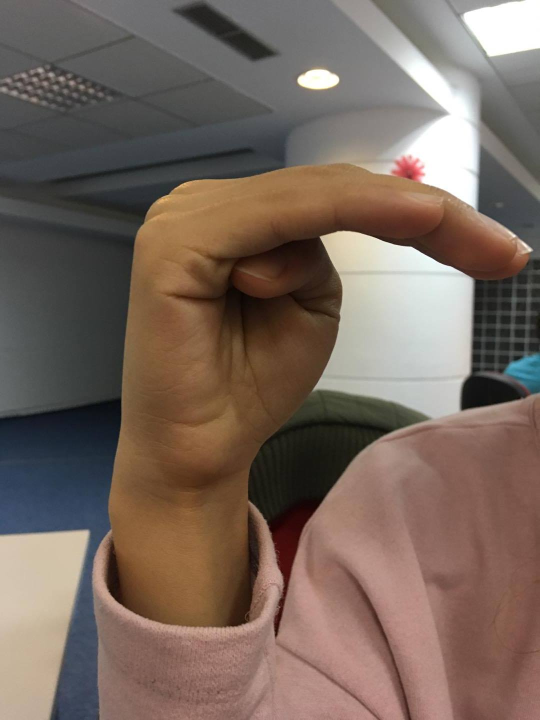
//> input picture br/90.jpg, 1080 x 1440 px, given in place of the camera (shown at 1/2 size)
$ ./_fingers_y   (built with g++ and OpenCV 4)
//> lines starting //> are read from the running program, lines starting //| are printed output that depends on the picture; after the words box and inside, x2 and y2 are one past the last pixel; in counts of white or black regions, pixels touching at a corner belong together
#include "opencv2/imgproc/imgproc.hpp"
#include <opencv2/highgui/highgui.hpp>
#include <iostream>

using namespace cv;
using namespace std;

int main(int argc, const char** argv)
{
	VideoCapture cam(0);
	if (!cam.isOpened()) {
		cout << "ERROR not opened " << endl;
		return -1;
	}
	Mat img;
	Mat img_threshold;
	Mat img_gray;
	Mat img_roi;
	namedWindow("Original_image", CV_WINDOW_AUTOSIZE);
	namedWindow("Gray_image", CV_WINDOW_AUTOSIZE);
	namedWindow("Thresholded_image", CV_WINDOW_AUTOSIZE);
	namedWindow("ROI", CV_WINDOW_AUTOSIZE);
	char a[40];
	int count = 0;
	while (1) {
		bool b = cam.read(img);
//> img is the input picture: 1440 rows x 1080 cols, CV_8UC3; mean B, G, R 93.1, 103, 119.9
		if (!b) {
			cout << "ERROR : cannot read" << endl;
			return -1;
		}
		Rect roi(340, 100, 270, 270);
		img_roi = img(roi);
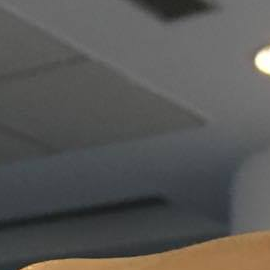
//> img_roi: 270 rows x 270 cols, CV_8UC3; mean B, G, R 84.5, 86.7, 88
		cvtColor(img_roi, img_gray, CV_RGB2GRAY);
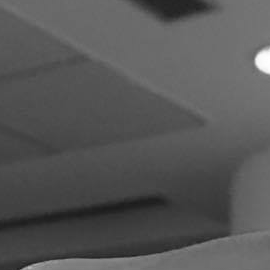
//> img_gray: 270 rows x 270 cols, CV_8UC1; min 27, max 254, mean 86.1

		GaussianBlur(img_gray, img_gray, Size(19, 19), 0.0, 0);
		threshold(img_gray, img_threshold, 0, 255, THRESH_BINARY_INV + THRESH_OTSU);
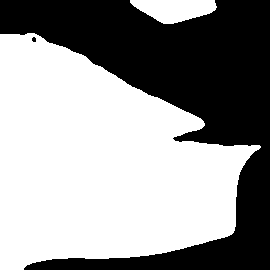
//> img_threshold: 270 rows x 270 cols, CV_8UC1; 58.9% white; 2 black regions (1 under 20 px)

		vector<vector<Point> >contours;
		vector<Vec4i>hierarchy;
		findContours(img_threshold, contours, hierarchy, CV_RETR_EXTERNAL, CV_CHAIN_APPROX_SIMPLE, Point());
//> contours = 2 contours; box (x1, y1, x2, y2) and area: (0, 33, 261, 270) 41072, (130, 0, 217, 24) 1370
		if (contours.size() > 0) {
			size_t indexOfBiggestContour = -1;
			size_t sizeOfBiggestContour = 0;

			for (size_t i = 0; i < contours.size(); i++) {
				if (contours[i].size() > sizeOfBiggestContour) {
					sizeOfBiggestContour = contours[i].size();
					indexOfBiggestContour = i;
				}
			}
//> this loop made 2 passes
//> sizeOfBiggestContour on pass 1: 278
//> after the loop, sizeOfBiggestContour = 278; indexOfBiggestContour = 0
			vector<vector<int> >hull(contours.size());
//> hull = 2 items
			vector<vector<Point> >hullPoint(contours.size());
//> hullPoint = 2 empty contours
			vector<vector<Vec4i> >defects(contours.size());
//> defects = 2 items
			vector<vector<Point> >defectPoint(contours.size());
//> defectPoint = 2 empty contours
			vector<vector<Point> >contours_poly(contours.size());
//> contours_poly = 2 empty contours
			Point2f rect_point[4];
			vector<RotatedRect>minRect(contours.size());
			vector<Rect> boundRect(contours.size());
			for (size_t i = 0; i < contours.size(); i++) {
				if (contourArea(contours[i]) > 5000) {
					convexHull(contours[i], hull[i], true);
					convexityDefects(contours[i], hull[i], defects[i]);
					if (indexOfBiggestContour == i) {
						minRect[i] = minAreaRect(contours[i]);
						for (size_t k = 0; k < hull[i].size(); k++) {
							int ind = hull[i][k];
							hullPoint[i].push_back(contours[i][ind]);
						}
						count = 0;

						for (size_t k = 0; k < defects[i].size(); k++) {
							if (defects[i][k][3] > 13 * 256) {
								/*   int p_start=defects[i][k][0];   */
								int p_end = defects[i][k][1];
								int p_far = defects[i][k][2];
								defectPoint[i].push_back(contours[i][p_far]);
								circle(img_roi, contours[i][p_end], 3, Scalar(0, 255, 0), 2);
								count++;
							}

						}

						if (count == 1)
							strcpy(a, "Single");
						else if (count == 2)
							strcpy(a, "Victory");
						else if (count == 3)
							strcpy(a, "Trio Fingers");
						else if (count == 4)
							strcpy(a, "Four Fingers");
						else if (count == 5)
							strcpy(a, "High Five");
						else
							strcpy(a, "Hello There");

						putText(img, a, Point(70, 70), CV_FONT_HERSHEY_SIMPLEX, 3, Scalar(255, 0, 0), 2, 8, false);
						drawContours(img_threshold, contours, i, Scalar(255, 255, 0), 2, 8, vector<Vec4i>(), 0, Point());
						drawContours(img_threshold, hullPoint, i, Scalar(255, 255, 0), 1, 8, vector<Vec4i>(), 0, Point());
						drawContours(img_roi, hullPoint, i, Scalar(0, 0, 255), 2, 8, vector<Vec4i>(), 0, Point());
						approxPolyDP(contours[i], contours_poly[i], 3, false);
						boundRect[i] = boundingRect(contours_poly[i]);
						rectangle(img_roi, boundRect[i].tl(), boundRect[i].br(), Scalar(255, 0, 0), 2, 8, 0);
						minRect[i].points(rect_point);
						for (size_t k = 0; k < 4; k++) {
							line(img_roi, rect_point[k], rect_point[(k + 1) % 4], Scalar(0, 255, 0), 2, 8);
						}

					}
				}

			}
//> this loop made 2 passes
//> pass 1, `putText(img, a, Point(70, 70), CV_FONT_HERSHEY_SIMPLEX, 3, Scalar(255,..`:
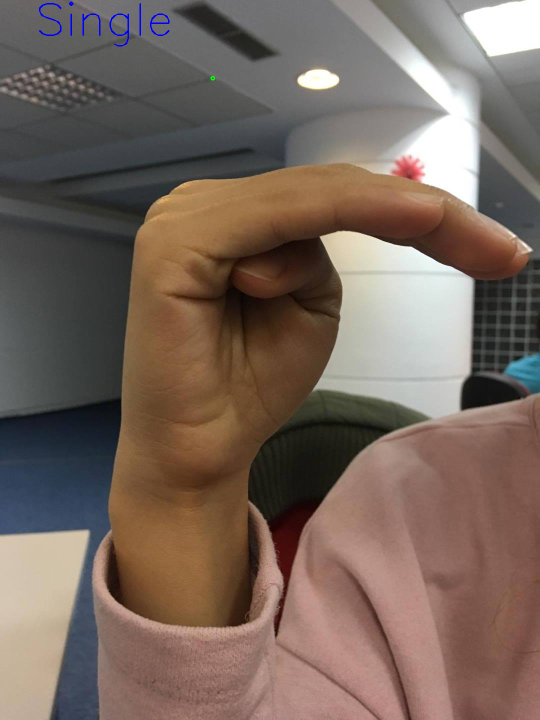
//> img: 1440 rows x 1080 cols, CV_8UC3 (shown at 1/2 size); 0.15% of pixels changed, all inside (x1, y1, x2, y2) = (78, 3, 430, 161)
//> after the loop:
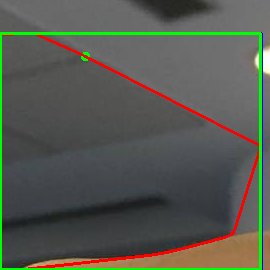
//> img_roi: 270 rows x 270 cols, CV_8UC3; 5.82% of pixels changed, all inside (x1, y1, x2, y2) = (0, 32, 263, 270)
//> after the loop:
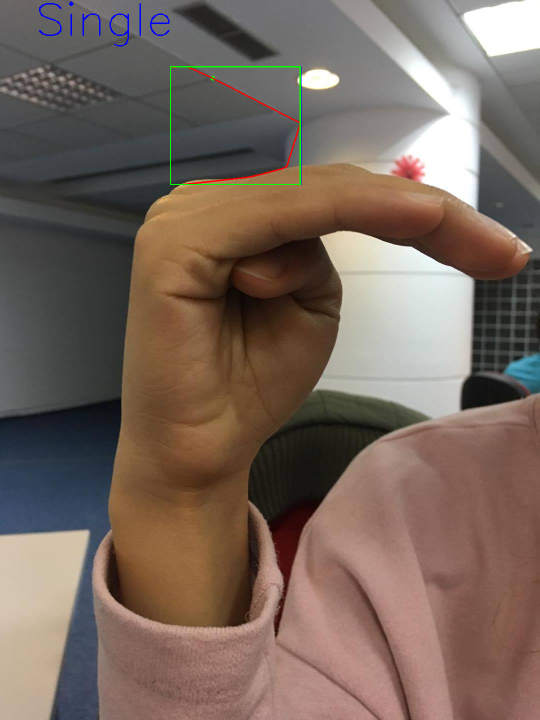
//> img: 1440 rows x 1080 cols, CV_8UC3 (shown at 1/2 size); 0.27% of pixels changed, all inside (x1, y1, x2, y2) = (340, 132, 603, 370)
//> after the loop:
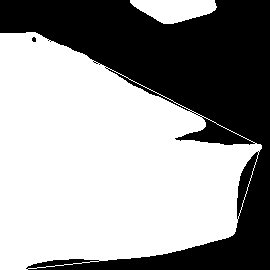
//> img_threshold: 270 rows x 270 cols, CV_8UC1; 60.5% white; 2 black regions (1 under 20 px), largest, box (x1, y1, x2, y2) and area: (0, 0, 270, 270) 28772
//> after the loop, count = 1; defectPoint = 2 entries, 1 filled: 1 contour, all with area under 20; a = "Single"
			imshow("Original_image", img);
			imshow("Gray_image", img_gray);
			imshow("Thresholded_image", img_threshold);
			imshow("ROI", img_roi);
			if (waitKey(30) == 27) {
//> the Esc key is pressed
//> (the run ends here: the program exits with an error code, at `return -1;`)

$ run again, on br/obama - Copy.jpg
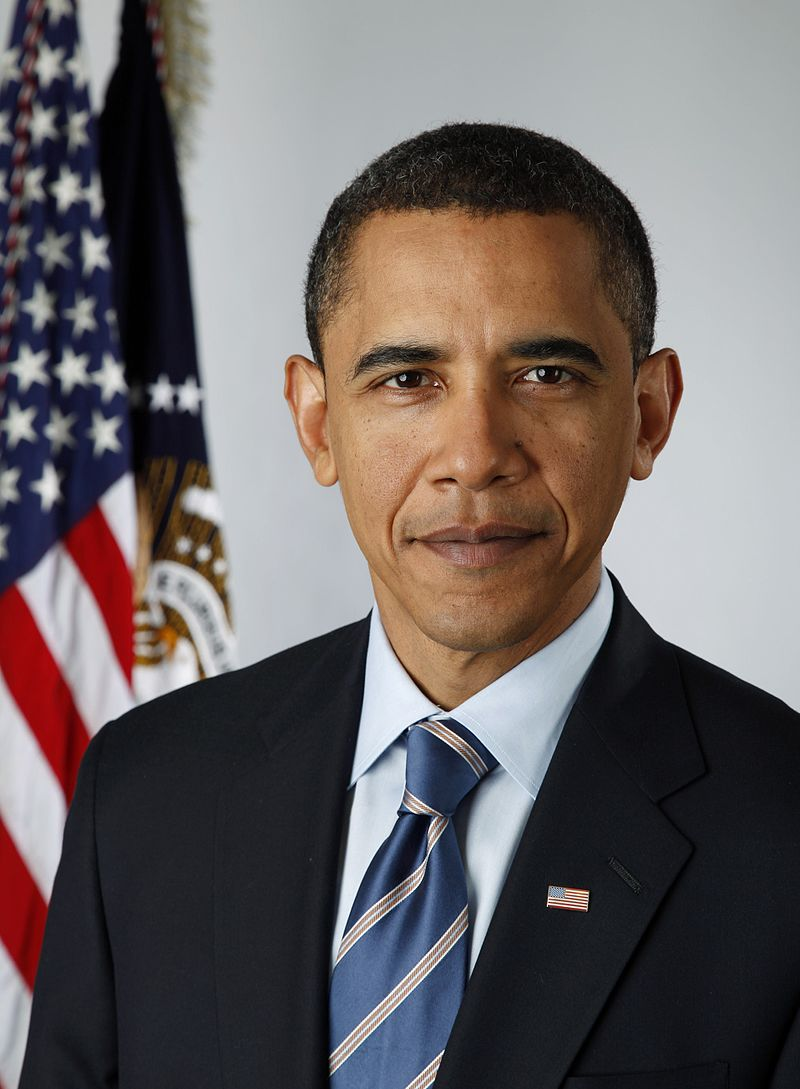
//> input picture br/obama - Copy.jpg, 800 x 1089 px, given in place of the camera
//> img is the input picture: 1089 rows x 800 cols, CV_8UC3; mean B, G, R 100.6, 100.6, 107.9
//> contours = 2 contours; box (x1, y1, x2, y2) and area: (0, 24, 270, 270) 35175, (15, 246, 111, 270) 1657
//> the loop `for (size_t i = 0; i < contours.size(); i++)` made 2 passes
//> sizeOfBiggestContour on passes 1 to 2: 63, 321
//> after the loop `for (size_t i = 0; i < contours.size(); i++)`: sizeOfBiggestContour = 321; indexOfBiggestContour = 1
//> hull = 2 items
//> hullPoint = 2 empty contours
//> defects = 2 items
//> `vector<vector<Point> >defectPoint(contours.size());`: defectPoint = 2 empty contours
//> the loop `for (size_t i = 0; i < contours.size(); i++)` made 2 passes
//> after the loop `for (size_t i = 0; i < contours.size(); i++)`:
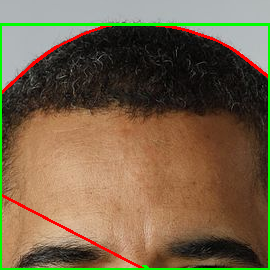
//> img_roi: 270 rows x 270 cols, CV_8UC3; mean B, G, R 73.9, 100.6, 119.8
//> after the loop `for (size_t i = 0; i < contours.size(); i++)`:
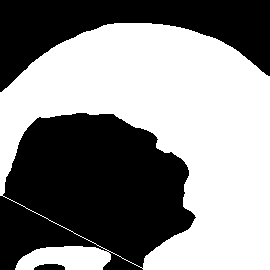
//> img_threshold: 270 rows x 270 cols, CV_8UC1; 52.8% white; 3 black regions, box (x1, y1, x2, y2) and area: (0, 113, 196, 270) 22717, (0, 0, 270, 92) 11503, (34, 264, 65, 270) 156
//> after the loop `for (size_t i = 0; i < contours.size(); i++)`: count = 1; defectPoint = 2 entries, 1 filled: 1 contour, all with area under 20; a = "Single"
